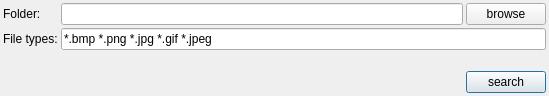
<?xml version="1.0" encoding="UTF-8"?>
<ui version="4.0">
 <class>DuplicateDialog</class>
 <widget class="QDialog" name="DuplicateDialog">
  <property name="geometry">
   <rect>
    <x>0</x>
    <y>0</y>
    <width>549</width>
    <height>96</height>
   </rect>
  </property>
  <property name="windowTitle">
   <string>Find duplicates</string>
  </property>
  <layout class="QGridLayout" name="gridLayout">
   <property name="leftMargin">
    <number>3</number>
   </property>
   <property name="topMargin">
    <number>3</number>
   </property>
   <property name="rightMargin">
    <number>3</number>
   </property>
   <property name="bottomMargin">
    <number>3</number>
   </property>
   <property name="spacing">
    <number>3</number>
   </property>
   <item row="3" column="0" colspan="3">
    <layout class="QHBoxLayout" name="horizontalLayout">
     <item>
      <widget class="QLabel" name="status">
       <property name="sizePolicy">
        <sizepolicy hsizetype="Expanding" vsizetype="Preferred">
         <horstretch>0</horstretch>
         <verstretch>0</verstretch>
        </sizepolicy>
       </property>
       <property name="text">
        <string/>
       </property>
      </widget>
     </item>
     <item>
      <widget class="QPushButton" name="search">
       <property name="text">
        <string>search</string>
       </property>
      </widget>
     </item>
    </layout>
   </item>
   <item row="0" column="0">
    <widget class="QLabel" name="label">
     <property name="text">
      <string>Folder:</string>
     </property>
    </widget>
   </item>
   <item row="0" column="1">
    <widget class="QLineEdit" name="folder"/>
   </item>
   <item row="0" column="2">
    <widget class="QPushButton" name="browse">
     <property name="text">
      <string>browse</string>
     </property>
    </widget>
   </item>
   <item row="1" column="0">
    <widget class="QLabel" name="label_2">
     <property name="text">
      <string>File types:</string>
     </property>
    </widget>
   </item>
   <item row="2" column="0" colspan="3">
    <spacer name="verticalSpacer">
     <property name="orientation">
      <enum>Qt::Vertical</enum>
     </property>
     <property name="sizeHint" stdset="0">
      <size>
       <width>20</width>
       <height>40</height>
      </size>
     </property>
    </spacer>
   </item>
   <item row="1" column="1" colspan="2">
    <widget class="QLineEdit" name="types">
     <property name="text">
      <string>*.bmp *.png *.jpg *.gif *.jpeg</string>
     </property>
    </widget>
   </item>
  </layout>
 </widget>
 <resources/>
 <connections/>
</ui>
